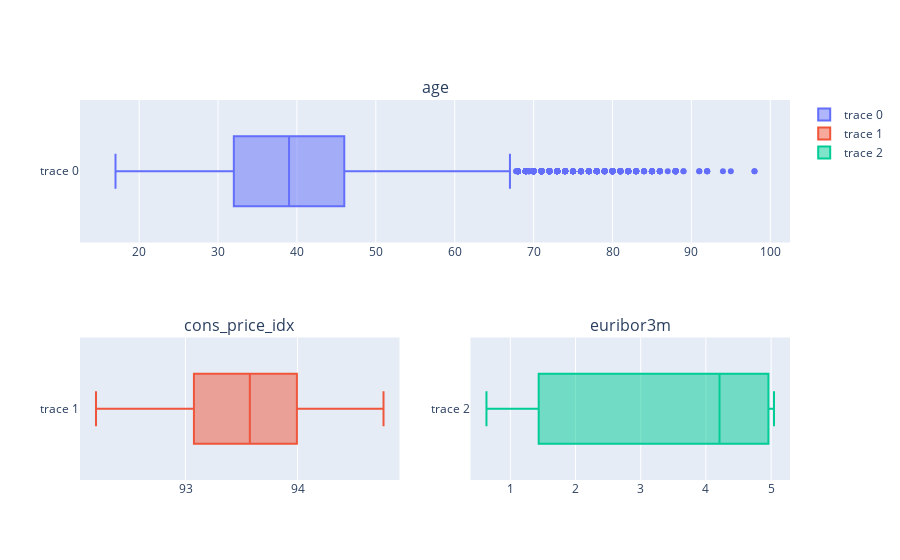

Write notebook code for a chart like this one.
### Markdown cell above
- Comprobación de outliers en las columnas que quedan con nulos para ver como interesa más sustituir los nulos. Utilizando un grafico de caja de bigotes.

### Code cell
fig = make_subplots(
    rows = 2, cols = 2,
    specs = [[{'colspan': 2},None], [{'type': 'xy'},{'type': 'xy'}]], subplot_titles = ['age', 'cons_price_idx','euribor3m'])
fig.add_trace(go.Box(x = bank['age']
             ),
             row = 1,col = 1)
fig.add_trace(go.Box(x = bank['cons_price_idx']
             ),
             row = 2,col = 1),
fig.add_trace(go.Box(x = bank['euribor3m']
             ),
             row = 2,col = 2)

### Figure 1 — Plotly figure (JSON) as saved in the notebook; plotly's stock layout.template omitted (floating-point values rounded to 4 significant figures; data arrays with more than 128 entries replaced by an {"elided": "..."} marker saying what was removed)
{"data": [{"type": "box", "x": {"elided": "43000 float values"}, "xaxis": "x", "yaxis": "y"}, {"type": "box", "x": {"elided": "43000 float values"}, "xaxis": "x2", "yaxis": "y2"}, {"type": "box", "x": {"elided": "43000 float values"}, "xaxis": "x3", "yaxis": "y3"}], "layout": {"annotations": [{"font": {"size": 16}, "showarrow": false, "text": "age", "x": 0.5, "xanchor": "center", "xref": "paper", "y": 1, "yanchor": "bottom", "yref": "paper"}, {"font": {"size": 16}, "showarrow": false, "text": "cons_price_idx", "x": 0.225, "xanchor": "center", "xref": "paper", "y": 0.375, "yanchor": "bottom", "yref": "paper"}, {"font": {"size": 16}, "showarrow": false, "text": "euribor3m", "x": 0.775, "xanchor": "center", "xref": "paper", "y": 0.375, "yanchor": "bottom", "yref": "paper"}], "xaxis": {"anchor": "y", "domain": [0, 1]}, "xaxis2": {"anchor": "y2", "domain": [0, 0.45]}, "xaxis3": {"anchor": "y3", "domain": [0.55, 1]}, "yaxis": {"anchor": "x", "domain": [0.625, 1]}, "yaxis2": {"anchor": "x2", "domain": [0, 0.375]}, "yaxis3": {"anchor": "x3", "domain": [0, 0.375]}}}
